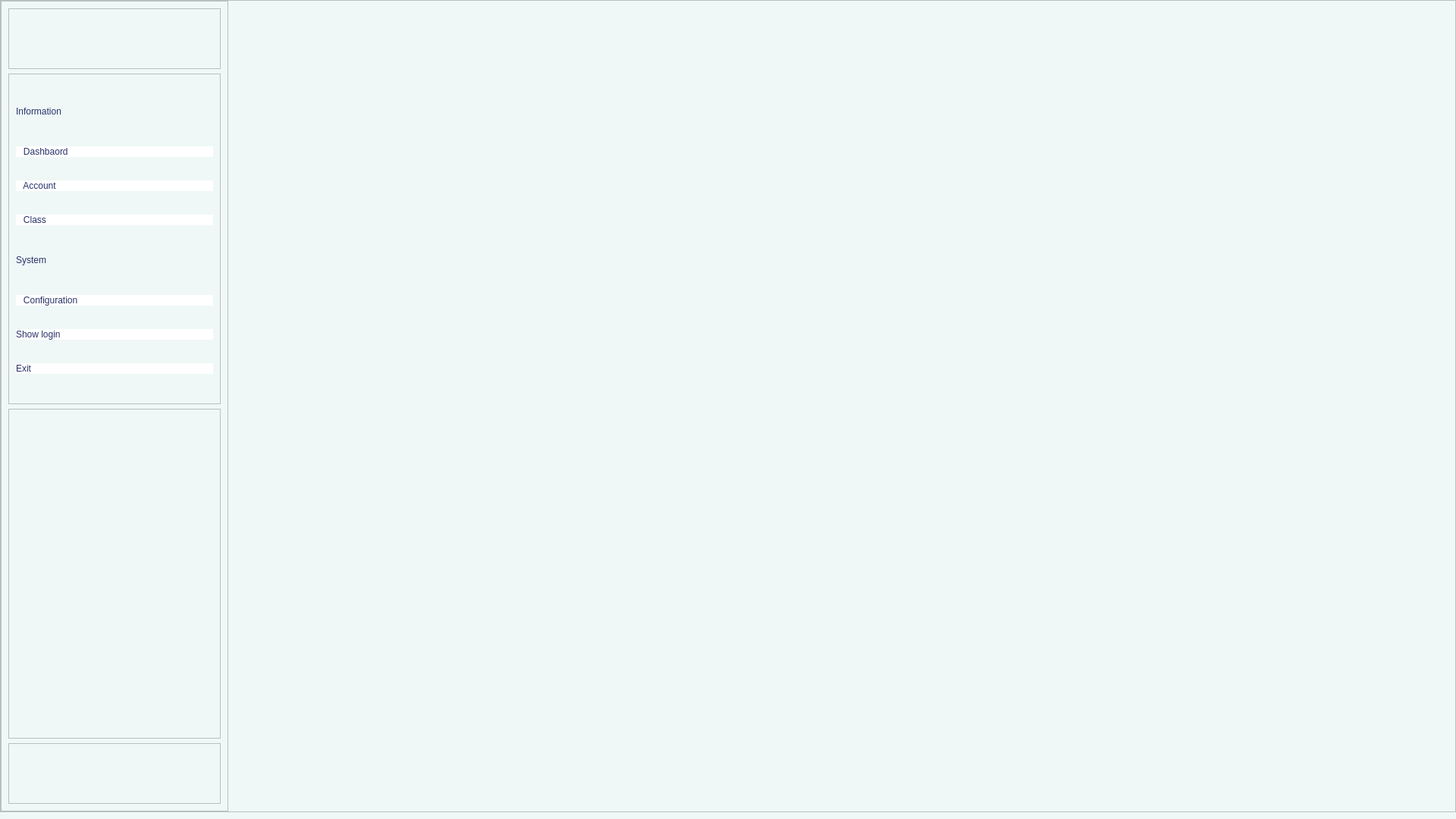
<?xml version="1.0" encoding="UTF-8"?>
<ui version="4.0">
 <class>MainWindow</class>
 <widget class="QMainWindow" name="MainWindow">
  <property name="geometry">
   <rect>
    <x>0</x>
    <y>0</y>
    <width>1920</width>
    <height>1080</height>
   </rect>
  </property>
  <property name="minimumSize">
   <size>
    <width>1280</width>
    <height>720</height>
   </size>
  </property>
  <property name="windowTitle">
   <string>Nea-Yuk</string>
  </property>
  <property name="windowIcon">
   <iconset resource="image.qrc">
    <normaloff>:/logo/image/School Logo.png</normaloff>:/logo/image/School Logo.png</iconset>
  </property>
  <property name="styleSheet">
   <string notr="true">background-color:#eff8f7;</string>
  </property>
  <widget class="QWidget" name="centralwidget">
   <layout class="QGridLayout" name="gridLayout">
    <property name="leftMargin">
     <number>0</number>
    </property>
    <property name="topMargin">
     <number>0</number>
    </property>
    <property name="rightMargin">
     <number>0</number>
    </property>
    <property name="spacing">
     <number>0</number>
    </property>
    <item row="0" column="0">
     <widget class="QFrame" name="main_frame">
      <property name="frameShape">
       <enum>QFrame::StyledPanel</enum>
      </property>
      <property name="frameShadow">
       <enum>QFrame::Raised</enum>
      </property>
      <layout class="QGridLayout" name="gridLayout_2">
       <property name="leftMargin">
        <number>0</number>
       </property>
       <property name="topMargin">
        <number>0</number>
       </property>
       <property name="rightMargin">
        <number>0</number>
       </property>
       <property name="bottomMargin">
        <number>0</number>
       </property>
       <property name="spacing">
        <number>0</number>
       </property>
       <item row="0" column="0">
        <widget class="QFrame" name="side_bar_frame">
         <property name="minimumSize">
          <size>
           <width>300</width>
           <height>0</height>
          </size>
         </property>
         <property name="maximumSize">
          <size>
           <width>300</width>
           <height>1080</height>
          </size>
         </property>
         <property name="styleSheet">
          <string notr="true">background-color: rgb(255, 255, 255);
border-bottom-right-radius: 30px;
    border-top-right-radius: 30px;
QPushButton{
    background-color: #fff;
	text-align: left;
	color: #293269;
	font: 75 14pt &quot;Roboto&quot;;
}

QPushButton:hover {
    color: #171e4d;
}

QPushButton:pressed {
    color:#399672;
}</string>
         </property>
         <property name="frameShape">
          <enum>QFrame::StyledPanel</enum>
         </property>
         <property name="frameShadow">
          <enum>QFrame::Raised</enum>
         </property>
         <layout class="QGridLayout" name="gridLayout_3">
          <item row="1" column="0">
           <widget class="QFrame" name="frame">
            <property name="font">
             <font>
              <family>Roboto</family>
             </font>
            </property>
            <property name="styleSheet">
             <string notr="true">
QPushButton{
    background-color: #fff;
	text-align: left;
	color: #293269;
	font: 75 14pt &quot;Roboto&quot;;
border: 0px;
}

QPushButton:hover {
    color: #171e4d;
}

QPushButton:pressed {
    color:#399672;
}</string>
            </property>
            <property name="frameShape">
             <enum>QFrame::StyledPanel</enum>
            </property>
            <property name="frameShadow">
             <enum>QFrame::Raised</enum>
            </property>
            <layout class="QVBoxLayout" name="verticalLayout" stretch="0,0,0,0,0,0,0,0">
             <item>
              <widget class="QLabel" name="lableInformation">
               <property name="maximumSize">
                <size>
                 <width>16777215</width>
                 <height>30</height>
                </size>
               </property>
               <property name="styleSheet">
                <string notr="true">font: 100 12pt &quot;Roboto&quot;;
color:#293169;</string>
               </property>
               <property name="text">
                <string>Information</string>
               </property>
              </widget>
             </item>
             <item>
              <widget class="QPushButton" name="btDashbaord">
               <property name="cursor">
                <cursorShape>PointingHandCursor</cursorShape>
               </property>
               <property name="autoFillBackground">
                <bool>false</bool>
               </property>
               <property name="styleSheet">
                <string notr="true"/>
               </property>
               <property name="text">
                <string>   Dashbaord</string>
               </property>
               <property name="icon">
                <iconset resource="image.qrc">
                 <normaloff>:/logo/image/grid-1x2-fill.svg</normaloff>:/logo/image/grid-1x2-fill.svg</iconset>
               </property>
               <property name="iconSize">
                <size>
                 <width>20</width>
                 <height>20</height>
                </size>
               </property>
               <property name="autoRepeat">
                <bool>false</bool>
               </property>
              </widget>
             </item>
             <item>
              <widget class="QPushButton" name="btAccount">
               <property name="cursor">
                <cursorShape>PointingHandCursor</cursorShape>
               </property>
               <property name="styleSheet">
                <string notr="true"/>
               </property>
               <property name="text">
                <string>   Account</string>
               </property>
               <property name="icon">
                <iconset resource="image.qrc">
                 <normaloff>:/logo/image/people-fill.svg</normaloff>:/logo/image/people-fill.svg</iconset>
               </property>
               <property name="iconSize">
                <size>
                 <width>20</width>
                 <height>20</height>
                </size>
               </property>
              </widget>
             </item>
             <item>
              <widget class="QPushButton" name="btClass">
               <property name="cursor">
                <cursorShape>PointingHandCursor</cursorShape>
               </property>
               <property name="text">
                <string>   Class</string>
               </property>
               <property name="icon">
                <iconset resource="image.qrc">
                 <normaloff>:/logo/image/stack.svg</normaloff>:/logo/image/stack.svg</iconset>
               </property>
               <property name="iconSize">
                <size>
                 <width>20</width>
                 <height>20</height>
                </size>
               </property>
              </widget>
             </item>
             <item>
              <widget class="QLabel" name="label">
               <property name="maximumSize">
                <size>
                 <width>16777215</width>
                 <height>30</height>
                </size>
               </property>
               <property name="styleSheet">
                <string notr="true">font: 100 12pt &quot;Roboto&quot;;
color:#293169;</string>
               </property>
               <property name="text">
                <string>System</string>
               </property>
              </widget>
             </item>
             <item>
              <widget class="QPushButton" name="pushButton">
               <property name="text">
                <string>   Configuration</string>
               </property>
               <property name="icon">
                <iconset resource="image.qrc">
                 <normaloff>:/logo/image/gear-wide-connected.svg</normaloff>:/logo/image/gear-wide-connected.svg</iconset>
               </property>
               <property name="iconSize">
                <size>
                 <width>20</width>
                 <height>20</height>
                </size>
               </property>
              </widget>
             </item>
             <item>
              <widget class="QPushButton" name="login">
               <property name="cursor">
                <cursorShape>PointingHandCursor</cursorShape>
               </property>
               <property name="styleSheet">
                <string notr="true"/>
               </property>
               <property name="text">
                <string>Show login</string>
               </property>
              </widget>
             </item>
             <item>
              <widget class="QPushButton" name="btexit">
               <property name="cursor">
                <cursorShape>PointingHandCursor</cursorShape>
               </property>
               <property name="styleSheet">
                <string notr="true"/>
               </property>
               <property name="text">
                <string>Exit</string>
               </property>
              </widget>
             </item>
            </layout>
           </widget>
          </item>
          <item row="0" column="0">
           <widget class="QFrame" name="frame_2">
            <property name="maximumSize">
             <size>
              <width>16777215</width>
              <height>80</height>
             </size>
            </property>
            <property name="styleSheet">
             <string notr="true">image: url(:/logo/image/schoolLogo.png);</string>
            </property>
            <property name="frameShape">
             <enum>QFrame::StyledPanel</enum>
            </property>
            <property name="frameShadow">
             <enum>QFrame::Raised</enum>
            </property>
           </widget>
          </item>
          <item row="2" column="0">
           <widget class="QFrame" name="frame_4">
            <property name="frameShape">
             <enum>QFrame::StyledPanel</enum>
            </property>
            <property name="frameShadow">
             <enum>QFrame::Raised</enum>
            </property>
           </widget>
          </item>
          <item row="3" column="0">
           <widget class="QFrame" name="frame_5">
            <property name="maximumSize">
             <size>
              <width>16777215</width>
              <height>80</height>
             </size>
            </property>
            <property name="styleSheet">
             <string notr="true">image: url(:/logo/image/nea_yukLogo.png);</string>
            </property>
            <property name="frameShape">
             <enum>QFrame::StyledPanel</enum>
            </property>
            <property name="frameShadow">
             <enum>QFrame::Raised</enum>
            </property>
           </widget>
          </item>
         </layout>
        </widget>
       </item>
       <item row="0" column="1">
        <widget class="QFrame" name="frame_3">
         <property name="styleSheet">
          <string notr="true">border-radius: 0;</string>
         </property>
         <property name="frameShape">
          <enum>QFrame::StyledPanel</enum>
         </property>
         <property name="frameShadow">
          <enum>QFrame::Raised</enum>
         </property>
         <layout class="QGridLayout" name="gridLayout_5">
          <item row="0" column="0">
           <layout class="QGridLayout" name="main_layout"/>
          </item>
         </layout>
        </widget>
       </item>
      </layout>
     </widget>
    </item>
   </layout>
  </widget>
 </widget>
 <resources>
  <include location="image.qrc"/>
 </resources>
 <connections/>
</ui>
